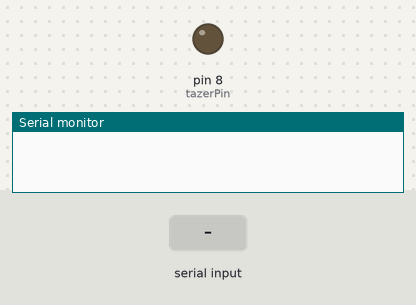
Simulated run of this program. Board: Arduino Uno, built with avr-gcc and run on an emulated ATmega328P. Shown: output pins drawn as LEDs (lit = HIGH), the last lines printed to the serial monitor. The inputs (shaded band) are chosen by the test bench.

Above: at 1.2 s.
1.3 s: "E\n" received over Serial
At 1.31 s:
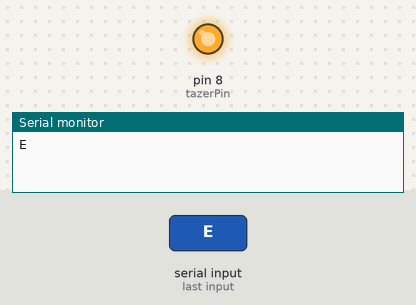
2.8 s: "1\n" received over Serial
Timing chart, 0 to 5.8 s (numbered marks = the images above; inputs shaded):
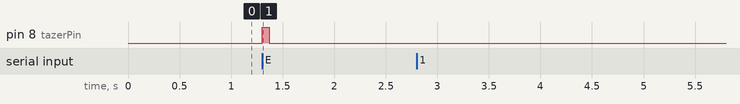

Measured:
- after the input at 1.3 s, pin 8 (tazerPin): LOW → HIGH at once, → LOW 0.07 s later

The program:

main.cpp
```cpp
#include <Arduino.h>


// grey => ground
// black => ground
// red => 3.3 v
// yellow => tx
// blue => rx

// // put function declarations here:
// int myFunction(int, int);

char Incoming_value = 0; // Variable for storing Incoming_value from serial
int tazerPin = 8;

void setup() {
//   int result = myFunction(2, 3);

  Serial.begin(9600);  // Sets the data rate in bits per second (baud) for serial data transmission
  pinMode(tazerPin, OUTPUT); // Sets digital pin 13 as output pin
}

void loop() {

  if (Serial.available() > 0)
  {
    Incoming_value = Serial.read(); // Read the incoming data and store it into variable Incoming_value
    Serial.print(Incoming_value);   // Print Value of Incoming_value in Serial monitor
    Serial.print("\n");             // New line
    if (Incoming_value == 'E')
      digitalWrite(tazerPin, HIGH);
	  delay(70);
      digitalWrite(tazerPin, LOW);
  }
}

// put function definitions here:
// int myFunction(int x, int y) {
//   return x + y;
// }
```
